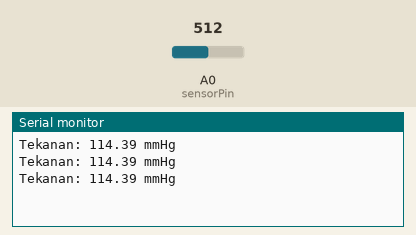
This sketch was run on a simulated Arduino Uno, built with avr-gcc and run on an emulated ATmega328P. On the bench: the last lines printed to the serial monitor. The test bench sets the inputs (shaded band); at power-on: A0 (sensorPin) = 512.

Above: at 1.3 s.
1.4 s: A0 (sensorPin) set to 716
At 1.9 s:
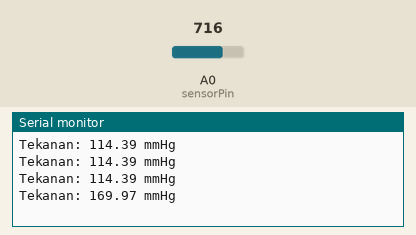
2.9 s: A0 (sensorPin) set to 900
At 3.4 s:
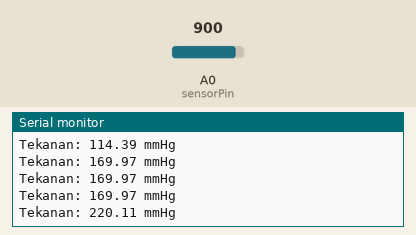
Timing chart, 0 to 5.9 s (numbered marks = the images above; inputs shaded):
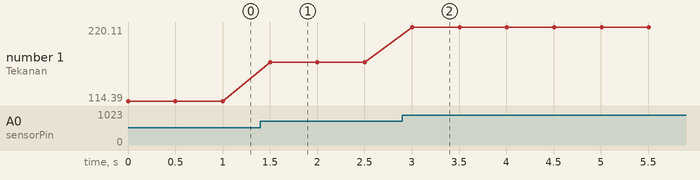

The sketch:

MPX5050.ino
```cpp
//#include <LiquidCrystal.h>

int sensorPin = A0;
int sensorValue = 0;
float Vout, Value_Kpa, Value_mmHg1, Value_mmHg;

//LiquidCrystal lcd(2,3,4,5,6,7);

void setup() {
  Serial.begin(9600);
    // lcd.begin(16, 2);
  // lcd.display();

}

void loop() {
  sensorValue = analogRead(sensorPin);
  Vout = (sensorValue * 0.00488);         //0.004594330400782013

  Value_Kpa = (Vout - 0.45)/0.09;
  Value_mmHg1 = Value_Kpa * 7.50061;       //7.50061561303
  Value_mmHg = Value_mmHg1 * 0.67;       //kalib
 // Value_mmHg = Value_mmHg1 - 20;       //kalib

  if(Value_mmHg1 < 0) Value_Kpa = 0, Value_mmHg = 0;

  Serial.print("Tekanan: ");
  Serial.print(Value_mmHg);
  Serial.println(" mmHg");


 //Serial.print(Vout);Serial.print("\t");Serial.print(Value_Kpa);Serial.print("\t");Serial.print(Value_mmHg);Serial.println("\t");
  // lcd.clear();
  // lcd.setCursor(0, 0);
  // lcd.print(Value_Kpa, 0);
  // lcd.print("Kpa");
  // lcd.setCursor(11, 0);
  // lcd.print(Vout);
  // lcd.print("V");

  // lcd.setCursor(0, 1);
  // lcd.print(Value_mmHg, 0);
  // lcd.print("mmHg");
 delay(500);
}
```

Measured:
- after the input at 1.4 s, the serial monitor: prints a new line after 0.10 s (image 1)
- after the input at 2.9 s, the serial monitor: prints a new line after 0.11 s (image 2)
- plotted number 1: 114.39 → 169.97 after the input at 1.4 s, 169.97 → 220.11 after the input at 2.9 s
